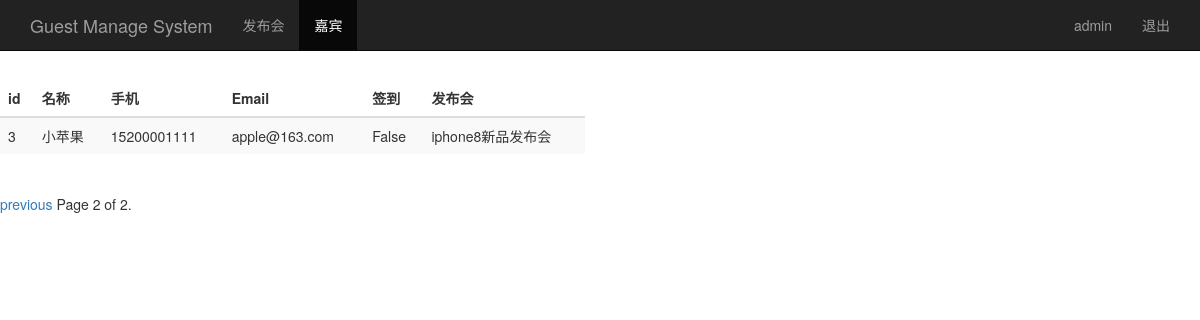
The page /guest_manage/?page=2 (signed in) on the database its author committed.
### sign/models.py (models this page shows, shortened)
class Guest(models.Model):
    event = models.ForeignKey(Event)
    realname = models.CharField(max_length=64)
    phone = models.CharField(max_length=16)
    email = models.EmailField()
    sign = models.BooleanField()
    create_time = models.DateTimeField(auto_now=True)
    class Meta:
        unique_together = ("event", "phone")

class Event(models.Model):
    name = models.CharField(max_length=100)
    limit = models.IntegerField()
    status = models.BooleanField()
    address = models.CharField(max_length=200)
    start_time = models.DateTimeField('event time')
    create_time = models.DateTimeField(auto_now=True)
    def __str__(self):
        return self.name

### sign/views.py (the view)
# urls.py: url(r'^guest_manage/$', views.guest_manage),
@login_required
def guest_manage(request):
    username = request.session.get('user', '')
    guest_list = Guest.objects.all()
    paginator = Paginator(guest_list, 2)
    page = request.GET.get('page')
    try:
        contacts = paginator.page(page)
    except PageNotAnInteger:
        contacts = paginator.page(1)
    except EmptyPage:
        contacts = paginator.page(paginator.num_pages)
    return render(request, "guest_manage.html", {"user": username, "guests": contacts})

### templates/guest_manage.html (shortened to what this page needs)
<!DOCTYPE html>
<html lang="en">
<head>
    {% load bootstrap3 %}
    {% bootstrap_css %}
</head>
<body role="document">
<nav class="navbar navbar-inverse navbar-fixed-top">
    <div class="container">
        <div class="navbar-header">
            <a class="navbar-brand" href="/guest_manage/">Guest Manage System</a>
        </div>
        <div id ="navbar" class="collapse navbar-collapse">
            <ul class="nav navbar-nav">
                <li><a href="/event_manage/">发布会</a> </li>
                <li class="active"><a href="#">嘉宾</a></li>
            </ul>
            <ul class="nav navbar-nav navbar-right">
                <li><a href="#">{{ user }}</a> </li>
                <li><a href="/logout/">退出</a></li>
            </ul>
        </div>
    </div>
</nav>
<div class="row" style="padding-top: 80px;">
    <div class="col-md-6">
        <table class="table table-striped">
            <thead>
            <tr>
                <th>id</th><th>名称</th><th>手机</th><th>Email</th><th>签到</th><th>发布会</th>
            </tr>
            </thead>
            <tbody>
            {% for guest in guests %}
                <tr>
                <td>{{ guest.id }}</td>
                <td>{{ guest.realname }}</td>
                <td>{{ guest.phone }}</td>
                <td>{{ guest.email }}</td>
                <td>{{ guest.sign }}</td>
                <td>{{ guest.event }}</td>
                </tr>
            {% endfor %}
            </tbody>
        </table>
    </div>
</div>
<div class="pagination">
    <span class="step=links">
        {% if guests.has_previous %}
            <a href="?page={{ guests.previous_page_number }}">previous</a>
        {% endif %}
            <span class="current">
                Page {{ guests.number }} of {{ guests.paginator.num_pages }}.
            </span>
    </span>
</div>
</body>
</html>

### rows shown on the page
Guest: id "3", realname "小苹果", phone "15200001111", email "apple@163.com", sign "False", event "iphone8新品发布会"

### other values the page prints
{{ user }} "admin"
{{ guests.number }} "2"
{{ guests.paginator.num_pages }} "2"
